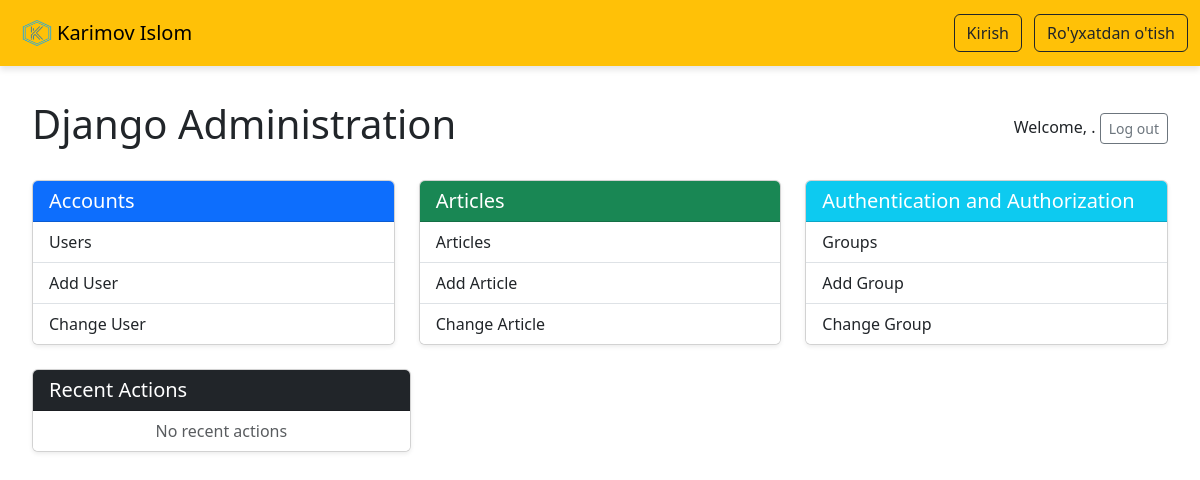
The app's page /admins/, older data.
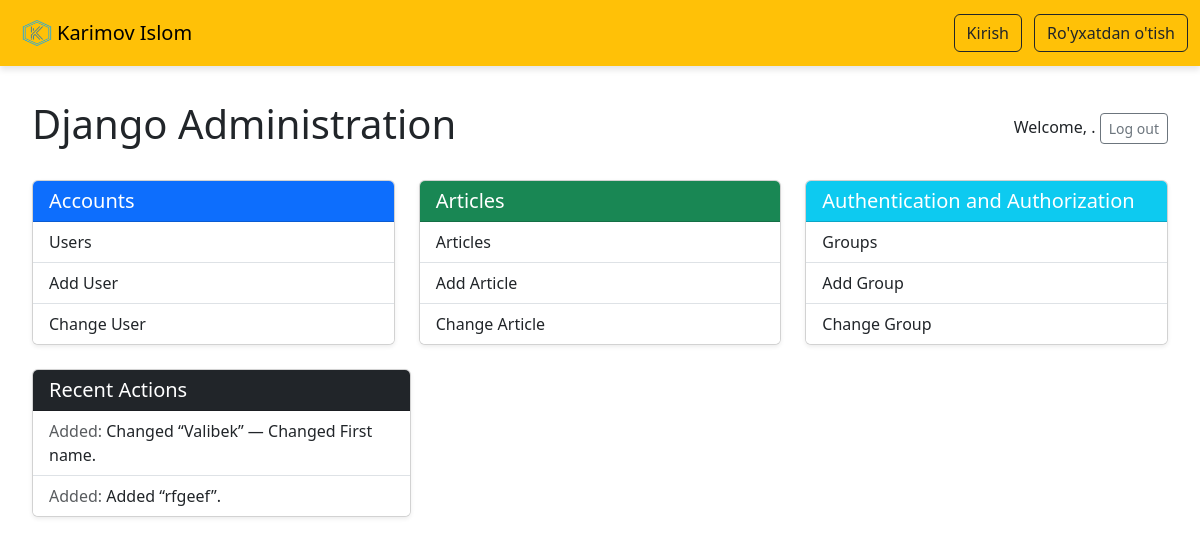
The same page, newer data.
### admin_dashboard/models.py (models this page shows)
class Action(models.Model):
    user = models.ForeignKey(settings.AUTH_USER_MODEL, on_delete=models.CASCADE)
    action = models.CharField(max_length=20)
    content_type = models.ForeignKey(ContentType, on_delete=models.CASCADE)
    object_id = models.PositiveIntegerField()
    object_repr = models.CharField(max_length=200)
    timestamp = models.DateTimeField(auto_now_add=True)
    class Meta:
        ordering = ['-timestamp']

### admin_dashboard/views.py (the view)
# urls.py: path('admins/', admin_views.custom_admin_view, name='custom_admin_dashboard'),
def custom_admin_view(request):
    articles = Article.objects.all()
    accounts = CustomUser.objects.all()
    comments = Comment.objects.all()
    recent_actions = Action.objects.all()[:10]
    return render(request, 'custom_admin/admin_dashboard.html', {
        'accounts': accounts,
        'articles': articles,
        'comments': comments,
        'recent_actions': recent_actions,
    })

### templates/custom_admin/admin_dashboard.html
{% extends 'base.html' %}
{% load static %}
{% block content %}
<div class="container-fluid mt-4">
    <div class="d-flex justify-content-between align-items-center mb-4">
        <h1>Django Administration</h1>
        <div>
            <span>Welcome, {{ request.user.username }}.</span>
            <a href="{% url 'admin:logout' %}" class="btn btn-outline-secondary btn-sm ml-2">Log out</a>
        </div>
    </div>
    <div class="row mb-4">
        <div class="col-md-4">
            <div class="card shadow-sm">
                <div class="card-header bg-primary text-white">
                    <h5 class="mb-0">Accounts</h5>
                </div>
                <ul class="list-group list-group-flush">
                    <a href="{% url 'admin:accounts_customuser_changelist' %}" class="list-group-item list-group-item-action">
                        Users
                    </a>
                    <a href="{% url 'admin:accounts_customuser_add' %}" class="list-group-item list-group-item-action">
                        Add User
                    </a>
                    <a href="{% url 'admin:accounts_customuser_changelist' %}" class="list-group-item list-group-item-action">
                        Change User
                    </a>
                </ul>
            </div>
        </div>
        <div class="col-md-4">
            <div class="card shadow-sm">
                <div class="card-header bg-success text-white">
                    <h5 class="mb-0">Articles</h5>
                </div>
                <ul class="list-group list-group-flush">
                    <a href="{% url 'admin:articles_article_changelist' %}" class="list-group-item list-group-item-action">
                        Articles
                    </a>
                    <a href="{% url 'admin:articles_article_add' %}" class="list-group-item list-group-item-action">
                        Add Article
                    </a>
                    <a href="{% url 'admin:articles_article_changelist' %}" class="list-group-item list-group-item-action">
                        Change Article
                    </a>
                </ul>
            </div>
        </div>
        <div class="col-md-4">
            <div class="card shadow-sm">
                <div class="card-header bg-info text-white">
                    <h5 class="mb-0">Authentication and Authorization</h5>
                </div>
                <ul class="list-group list-group-flush">
                    <a href="{% url 'admin:auth_group_changelist' %}" class="list-group-item list-group-item-action">
                        Groups
                    </a>
                    <a href="{% url 'admin:auth_group_add' %}" class="list-group-item list-group-item-action">
                        Add Group
                    </a>
                    <a href="{% url 'admin:auth_group_changelist' %}" class="list-group-item list-group-item-action">
                        Change Group
                    </a>
                </ul>
            </div>
        </div>
    </div>
    <div class="col-md-4">
        <div class="card shadow-sm">
        <div class="card-header bg-dark text-white">
            <h5 class="mb-0">Recent Actions</h5>
        </div>
        <ul class="list-group list-group-flush">
            {% for action in recent_actions %}
            <li class="list-group-item">
                <span class="text-muted">{{ action.action|capfirst }}:</span> {{ action.object_repr }}
            </li>
            {% empty %}
            <li class="list-group-item text-center text-muted">No recent actions</li>
            {% endfor %}
        </ul>
    </div>
    </div>
</div>
{% endblock %}

### templates/base.html (shortened to what this page needs)
{% load static %}
<!DOCTYPE html>
<html lang="en">
<head>
  <link rel="stylesheet" href="{% static 'css/styles.css' %}">
  <link href="https://cdn.jsdelivr.net/npm/bootstrap@5.3.3/dist/css/bootstrap.min.css" rel="stylesheet">
</head>
<body>
  <nav class="navbar navbar-expand-lg navbar-light bg-warning fixed-top">
    <div class="container-fluid">
      <a class="navbar-brand d-flex align-items-center" href="#">
        <img src="{% static 'images/islom1.png' %}" alt="Logo" width="50" height="40">
        <span>Karimov Islom</span>
      </a>
      <div class="collapse navbar-collapse" id="navbarSupportedContent">
        {% if user.is_authenticated %}
          <ul class="navbar-nav ms-auto">
            <li class="nav-item dropdown">
              <a class="nav-link dropdown-toggle" href="#" id="navbarDropdown" role="button" data-bs-toggle="dropdown" aria-expanded="false">
                {{ user.username | title }}
              </a>
              <ul class="dropdown-menu dropdown-menu-end" aria-labelledby="navbarDropdown">
                <li><a class="dropdown-item" href="{% url 'password_change' %}">Parolni almashtirish</a></li>
                <li><hr class="dropdown-divider"></li>
                {% if user.is_staff %}
                  <li><a class="dropdown-item" href="{% url 'article_create' %}">Yangi post yaratish</a></li>
                  <li><hr class="dropdown-divider"></li>
                {% endif %}
                <li>
                  <form method="post" action="{% url 'logout' %}" id="logout-form">
                  {% csrf_token %}
                  <button type="submit" class="dropdown-item btn btn-link">Saytdan chiqish</button>
                  </form>
                </li>
              </ul>
            </li>
          </ul>
        {% else %}
          <div class="ms-auto">
            <a class="btn btn-outline-dark me-2" href="{% url 'login' %}">Kirish</a>
            <a class="btn btn-outline-dark" href="{% url 'signup' %}">Ro'yxatdan o'tish</a>
          </div>
        {% endif %}
      </div>
    </div>
  </nav>
  <main class="main-content">
    {% block content %}
    {% endblock content %}
  </main>
</body>
</html>

### static/css/styles.css (style rules this page uses)
body { padding-top: 56px; }
.navbar-brand img { margin-right: -5px; }
.navbar { box-shadow: 0 4px 6px rgba(0, 0, 0, 0.1); }
.main-content { padding: 20px; }
.row { display: flex; flex-wrap: wrap; }
.col-md-8, .col-md-4 { flex: 1; max-width: 100%; }
@media (min-width: 768px) { .col-md-4 { max-width: 33.3333%; } }
body { font-size: 16px; }

Row changes from the older to the newer data that the page shows:
added Action: action "Added", object_repr "Changed “Valibek” — Changed First name."
added Action: action "Added", object_repr "Added “rfgeef”."
Text that changed along with them:
text no longer shown: "No recent actions"
